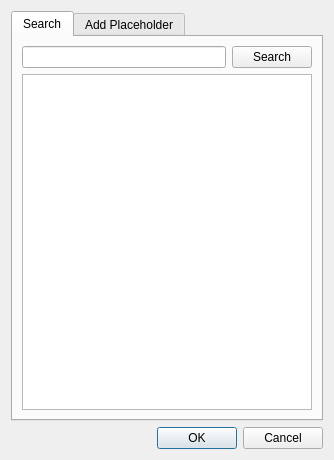
<?xml version="1.0" encoding="UTF-8"?>
<ui version="4.0">
 <class>cSearch</class>
 <widget class="QDialog" name="cSearch">
  <property name="geometry">
   <rect>
    <x>0</x>
    <y>0</y>
    <width>334</width>
    <height>460</height>
   </rect>
  </property>
  <property name="windowTitle">
   <string>Dialog</string>
  </property>
  <layout class="QGridLayout" name="gridLayout_3">
   <item row="1" column="0">
    <widget class="QDialogButtonBox" name="m_lpButtonBox">
     <property name="orientation">
      <enum>Qt::Horizontal</enum>
     </property>
     <property name="standardButtons">
      <set>QDialogButtonBox::Cancel|QDialogButtonBox::Ok</set>
     </property>
    </widget>
   </item>
   <item row="0" column="0">
    <widget class="QTabWidget" name="m_lpTabWidget">
     <property name="currentIndex">
      <number>0</number>
     </property>
     <widget class="QWidget" name="Search">
      <attribute name="title">
       <string>Search</string>
      </attribute>
      <layout class="QGridLayout" name="gridLayout">
       <item row="0" column="0">
        <layout class="QVBoxLayout" name="verticalLayout_2">
         <item>
          <layout class="QVBoxLayout" name="verticalLayout">
           <item>
            <layout class="QHBoxLayout" name="horizontalLayout">
             <item>
              <widget class="QLineEdit" name="m_lpSearch"/>
             </item>
             <item>
              <widget class="QPushButton" name="m_lpSearchButton">
               <property name="text">
                <string>Search</string>
               </property>
              </widget>
             </item>
            </layout>
           </item>
           <item>
            <widget class="QTreeView" name="m_lpResults">
             <property name="editTriggers">
              <set>QAbstractItemView::NoEditTriggers</set>
             </property>
             <property name="alternatingRowColors">
              <bool>true</bool>
             </property>
            </widget>
           </item>
          </layout>
         </item>
        </layout>
       </item>
      </layout>
     </widget>
     <widget class="QWidget" name="Add">
      <attribute name="title">
       <string>Add Placeholder</string>
      </attribute>
      <layout class="QGridLayout" name="gridLayout_4">
       <item row="0" column="0">
        <layout class="QVBoxLayout" name="verticalLayout_3">
         <item>
          <layout class="QGridLayout" name="gridLayout_2">
           <item row="0" column="0">
            <widget class="QLabel" name="label">
             <property name="text">
              <string>Name:</string>
             </property>
            </widget>
           </item>
           <item row="0" column="1" colspan="2">
            <widget class="QLineEdit" name="m_lpPlaceholderName"/>
           </item>
           <item row="1" column="0">
            <widget class="QLabel" name="label_2">
             <property name="text">
              <string>Year:</string>
             </property>
            </widget>
           </item>
           <item row="1" column="1">
            <widget class="QSpinBox" name="m_lpYear">
             <property name="minimum">
              <number>1800</number>
             </property>
             <property name="maximum">
              <number>2100</number>
             </property>
            </widget>
           </item>
          </layout>
         </item>
         <item>
          <spacer name="verticalSpacer">
           <property name="orientation">
            <enum>Qt::Vertical</enum>
           </property>
           <property name="sizeHint" stdset="0">
            <size>
             <width>20</width>
             <height>40</height>
            </size>
           </property>
          </spacer>
         </item>
        </layout>
       </item>
      </layout>
     </widget>
    </widget>
   </item>
  </layout>
 </widget>
 <tabstops>
  <tabstop>m_lpSearch</tabstop>
  <tabstop>m_lpSearchButton</tabstop>
  <tabstop>m_lpResults</tabstop>
  <tabstop>m_lpTabWidget</tabstop>
  <tabstop>m_lpPlaceholderName</tabstop>
  <tabstop>m_lpYear</tabstop>
 </tabstops>
 <resources/>
 <connections>
  <connection>
   <sender>m_lpButtonBox</sender>
   <signal>accepted()</signal>
   <receiver>cSearch</receiver>
   <slot>accept()</slot>
   <hints>
    <hint type="sourcelabel">
     <x>248</x>
     <y>254</y>
    </hint>
    <hint type="destinationlabel">
     <x>157</x>
     <y>274</y>
    </hint>
   </hints>
  </connection>
  <connection>
   <sender>m_lpButtonBox</sender>
   <signal>rejected()</signal>
   <receiver>cSearch</receiver>
   <slot>reject()</slot>
   <hints>
    <hint type="sourcelabel">
     <x>316</x>
     <y>260</y>
    </hint>
    <hint type="destinationlabel">
     <x>286</x>
     <y>274</y>
    </hint>
   </hints>
  </connection>
 </connections>
</ui>
